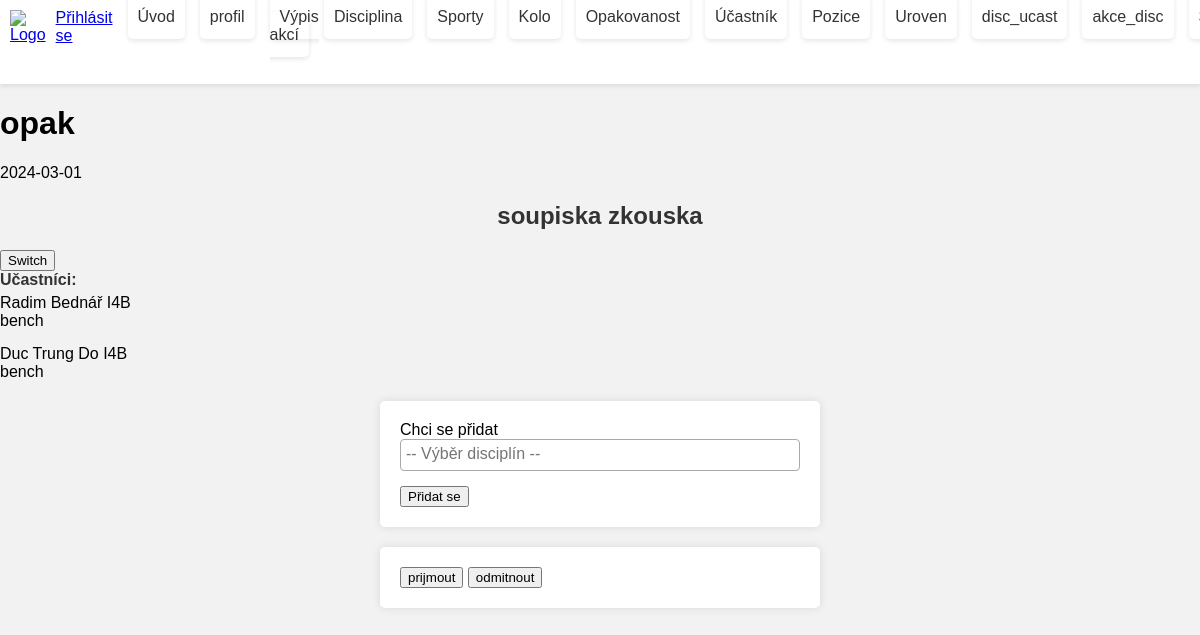
The page /soupiska?is=7 on the database as committed earlier.
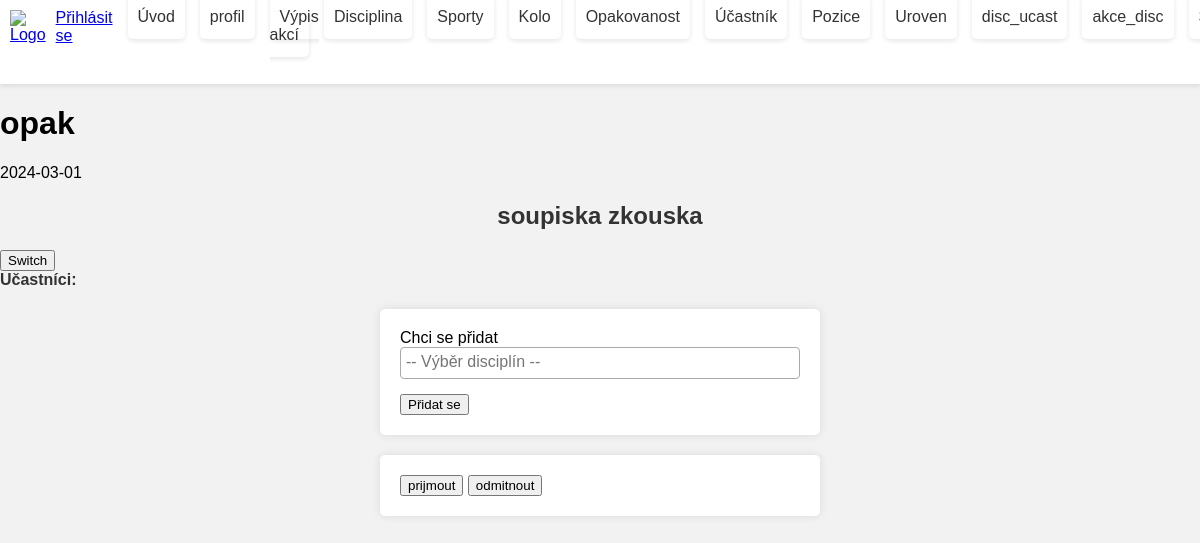
The same page on the database as committed later.
### tables this page shows
CREATE TABLE `uzivatel` (
  `id_uziv` int(3) NOT NULL,
  `id_trid` varchar(3) DEFAULT NULL,
  `isic` varchar(50) DEFAULT NULL,
  `email` varchar(50) DEFAULT NULL,
  `opravneni` tinyint(1) NOT NULL,
  `jmeno` varchar(25) DEFAULT NULL,
  `prijmeni` varchar(25) DEFAULT NULL,
  `dat_nar` date DEFAULT NULL,
  `pohlavi` varchar(1) DEFAULT NULL
);

CREATE TABLE `disciplina` (
  `id_disc` int(3) NOT NULL,
  `id_sport` int(3) NOT NULL,
  `nazev_disc` varchar(50) NOT NULL
);

### kontrolery/Kontroler.php (called while the page is built, shortened)
<?php
abstract class Kontroler {
    protected $pohled = "";
    public function vypisPohled() {
        require "pohledy/{$this->pohled}.phtml";
    }
}

### index.php (called while the page is built, shortened)
<?php
$smerovac = new SmerovacKontroler();
$smerovac->zpracuj([$_SERVER["REQUEST_URI"]]);
$smerovac->vypisPohled();

### kontrolery/SoupiskaKontroler.php (called while the page is built, shortened)
<?php
class SoupiskaKontroler extends Kontroler {
    public function zpracuj($parametry) {
        $idTetoSoup=$_GET['is'];
        $modelDisciplin= new ModelyDisciplina();
        $modelSoupiska= new ModelySoupiska();
        $modelAkce = new ModelyAkce();
        $modelUzivatel = new ModelyUzivatel();
        $soup=$modelSoupiska->vratVsechnySoupisky();
        foreach($soup as $s){
            if(!($idTetoSoup == $s["id_soup"])){
                continue;
            }
            $konkretniSoup= [
                                'id_soup' => $s['id_soup'],
                                'id_akce' => $s['id_akce'],
                                'nazev_skupiny' => $s['nazev_skupiny'],
                                'vys_s' => $s['vys_s'],
                            ];
        }
        $akce=$modelAkce->vratVsechnyAkce();
        foreach($akce as $a){
            if($konkretniSoup['id_akce'] == $a["id_akce"]){
                $konkretniAkce= [
                    'id_akce' => $a["id_akce"],
                    'nazev_akce' => $a['nazev_akce'],
                    'datum_zahajeni' => $a['datum_zahajeni'],
                    'datum_konce' => $a['datum_konce'],
                    'misto_kon' => $a['misto_kon'],
                    'popisek_akce' => $a['popisek_akce'],
                    'pritomni_uc' => $a['pritomni_uc'],
                    'archivovano' => $a['archivovano'],
                    'shrnuti' => $a['shrnuti'],
                    'poradatel' => $a['poradatel'],
                    'id_opak' => $a['id_opak'],
                    'id_kolo' => $a['id_kolo'],
                ];
            }
        }
        $uziv=$modelUzivatel->vratVsechnyUzivatele();
        $disc=$modelDisciplin->vratVsechnyDiscipliny();
    }
}

### modely/ModelyAkce.php (called while the page is built, shortened)
<?php
class ModelyAkce{
    public function vratVsechnyAkce() {
        $sql = "
            SELECT *
            FROM akce
        ";
        $akce = Db::dotazVsechny($sql);
        return $akce;
      }
}
?>

### modely/Db.php (called while the page is built, shortened)
<?php
class Db {
  private static $spojeni;
  private static $nastaveni = array(
		PDO::ATTR_ERRMODE => PDO::ERRMODE_EXCEPTION,
		PDO::ATTR_EMULATE_PREPARES => false,
	);
  public static function pripoj($server, $uzivatel, $heslo, $databaze)
  {
	  if (!isset(self::$spojeni))
      {
        $dsn = "mysql:host=$server;dbname=$databaze;charset=utf8";
			 self::$spojeni = new PDO(
				$dsn,
				$uzivatel,
				$heslo,
				self::$nastaveni
			 );
	  }
	}
  public static function dotazVsechny($dotaz, $parametry = array()) {
		$navrat = self::$spojeni->prepare($dotaz);
		$navrat->execute($parametry);
		return $navrat->fetchAll();
	}
}

### kontrolery/SmerovacKontroler.php (called while the page is built, shortened)
<?php
class SmerovacKontroler extends Kontroler {
  public function zpracuj($parametry) {
     $url = $parametry[0];
     $castiCesty = $this->parsujURL($url);
     if (empty($castiCesty[0])) {
        $this->presmeruj("uvod");
     }
     else {
          $castNazvuKontroleru = array_shift($castiCesty);
          $nazevKontroleru = $this->pomlckyDoVelbloudiNotace($castNazvuKontroleru)
                              . "Kontroler";
          if (file_exists("kontrolery/$nazevKontroleru.php")) {
            $this->kontroler = new $nazevKontroleru;
            $this->kontroler->zpracuj($castiCesty);
          } else {
            $this->presmeruj("chyba");
          }
     }
  }
  private function pomlckyDoVelbloudiNotace($text) {
      $text = str_replace("-", " ", $text);
      $text = ucwords($text);
      $text = str_replace(" ", "", $text);
      return $text;
  }
  private function parsujURL($url) {
      $naparsovanaURL = parse_url($url);
      $cesta = $naparsovanaURL["path"];
      $cesta = ltrim($cesta, "/");
      $cesta = trim($cesta);
      $rozdelenaCesta = explode("/", $cesta);
      return $rozdelenaCesta;
  }
}
?>

### modely/ModelySoupiska.php (called while the page is built, shortened)
<?php
class ModelySoupiska{
    public function vratVsechnySoupisky() {
        $sql = "
            SELECT *
            FROM soupiska
        ";
        $soupiska = Db::dotazVsechny($sql);
        return $soupiska;
    }
}
?>

### modely/ModelyUzivatel.php (called while the page is built, shortened)
<?php
class ModelyUzivatel {
    public function vratVsechnyUzivatele() {
      $sql = "
          SELECT *
          FROM uzivatel
      ";
      $uzivatel = Db::dotazVsechny($sql);
      return $uzivatel;
    }
}
?>

### modely/ModelyDisciplina.php (called while the page is built, shortened)
<?php
class ModelyDisciplina{
    public function vratVsechnyDiscipliny() {
        $sql = "
            SELECT *
            FROM disciplina
        ";
        $disciplina = Db::dotazVsechny($sql);
        return $disciplina;
      }
}
?>

### pohledy/soupiska.phtml (the view, shortened to what the changed rows need)
<!DOCTYPE html>
<html lang="en">
    <head>
    </head>
    <body>
        <h1><?php echo $konkretniAkce['nazev_akce'];?></h1>
        <p><?php echo $konkretniAkce['datum_zahajeni'];?><p>
        <h2><?php echo $konkretniSoup['nazev_skupiny'];?></h2>
        <div id="vypis">
            <div>
                <label>Učastníci:</label>
                <?php
                foreach ($this->data['ucast'] as $ucast){
                    if(!($ucast['id_soup'] == $konkretniSoup['id_soup'] && $ucast['potrvzeni'] == 1)){
                        continue;
                    }
                    foreach ($this->data['uziv'] as $uziv){
                        if(!($ucast['id_uziv'] == $uziv['id_uziv'])){
                            continue;
                        }
                        echo "<div>";
                        echo $uziv['jmeno']." ".$uziv['prijmeni']." ".$uziv['id_trid']."<br>";
                        foreach($this->data['du'] as $du){
                            if(!($du['id_ucast']==$ucast['id_ucast'])){
                                continue;
                            }
                            foreach($this->data['disc'] as $disc){
                                if(!($du['id_disc']==$disc['id_disc'])){
                                    continue;
                                }
                                echo $disc['nazev_disc']."<br>";
                            }
                        }
                        echo "</div>";
                    }
                }
                ?>
            </div>
        </div>
        <link href="https://cdn.jsdelivr.net/npm/select2@4.1.0-rc.0/dist/css/select2.min.css" rel="stylesheet" />
    </body>
</html>

Rows that differ between the two databases and show on the page:
no longer on this page (row edited): uzivatel: jmeno "Radim", prijmeni "Bednář", id_trid "I4B"
no longer on this page (row unchanged): disciplina: nazev_disc "bench"
no longer on this page (row edited): uzivatel: jmeno "Duc Trung", prijmeni "Do", id_trid "I4B"
